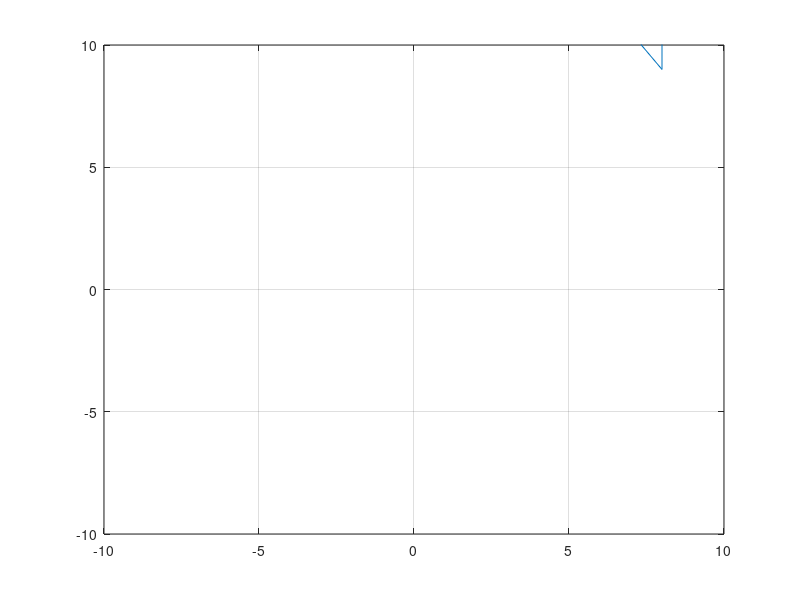

Write MATLAB code to recreate this figure. (Note: this script raises an error after producing the figure.)

%% ginputzp
% ginput function with online zoom and pan capability.
% 
% Same as ginput, but you can now zoom in and pan to different part of the data, while ginput is running.
% To zoom in, press "z" button on keyboard and then use left mouse or mouse wheel to zoom in and also zoom out, and to reset zoom use double left click.
% To pan, while ginputzp is running, press x on the keyboard and use left click and drag to pan and do the selection with middle or right mouse button.


%% 获取点坐标.注意必须预设最大值,注意用鼠标右键选择值
 obs=	[8 9;8 13;6 12;8 9];
figure();
plot(obs(:,1),obs(:,2));
axis([-10 10 -10  10])
grid on
zoom on % enable zoom mode
[X,Y,Z] = ginputzp();
%% 现在XY中包含了所有路径点信息
plot(X(:),Y(:));

%% 更改坐标和标题名称


